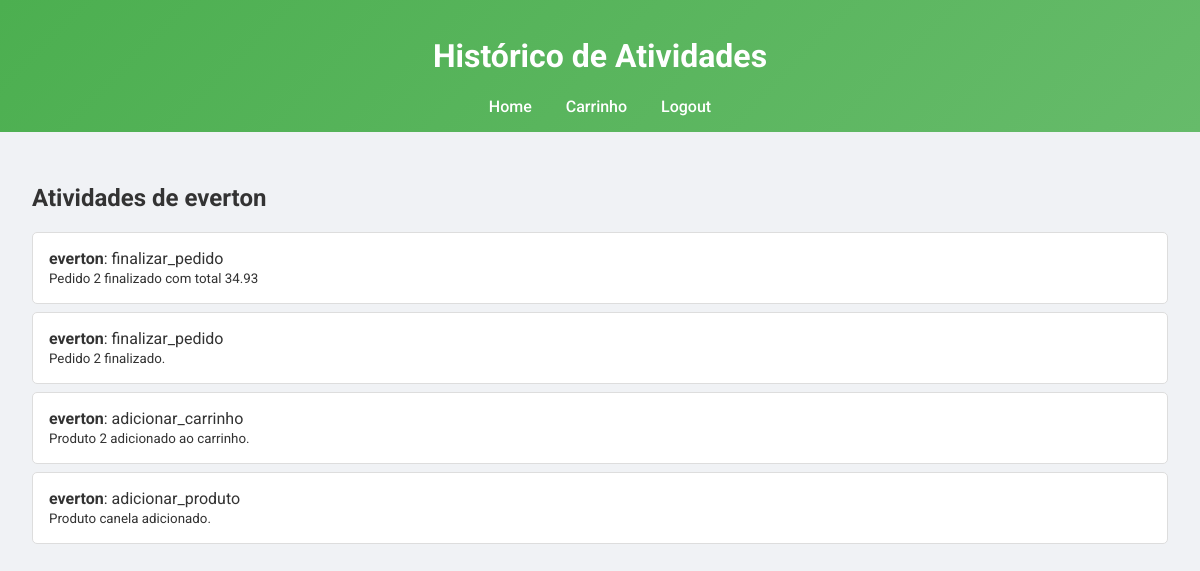
The app's page /historico (signed in) with its own data.
### tables this page shows
CREATE TABLE log_atividades (
                                    id INTEGER PRIMARY KEY AUTOINCREMENT,
                                    username TEXT NOT NULL,
                                    acao TEXT NOT NULL,
                                    detalhes TEXT,
                                    data TIMESTAMP DEFAULT CURRENT_TIMESTAMP);

### controllers.py (the view)
@bp.route('/historico')
def historico():
    if 'username' not in session:
        return redirect(url_for('bp.login'))
    username = session['username']
    atividades = LogAtividades.listar(username)
    return render_template('historico.html', atividades=atividades, username=username)

### models.py (called while the page is built)
    @staticmethod
    def get_connection():
        return sqlite3.connect(db_path)

    @staticmethod
    def listar(username):
        with DatabaseManager.get_connection() as conn:
            cursor = conn.cursor()
            cursor.execute(
                "SELECT * FROM log_atividades WHERE username = ? ORDER BY data DESC",
                (username,)
            )
            return cursor.fetchall()

### templates/historico.html (shortened to what this page needs)
<!DOCTYPE html>
<html lang="pt-BR">
<head>
    <link rel="stylesheet" href="/static/style.css">
</head>
<body>
    <header>
        <h1>Histórico de Atividades</h1>
        <nav>
            <a href="/">Home</a>
            <a href="/carrinho">Carrinho</a>
            <a href="/logout">Logout</a>
        </nav>
    </header>
    <main>
        <h2>Atividades de {{ username }}</h2>
        <ul class="historico-list">
            {% for atividade in atividades %}
            <li>
                <strong>{{ atividade[1] }}</strong>: {{ atividade[2] }}
                <br>
                <small>{{ atividade[3] }}</small>
            </li>
            {% endfor %}
        </ul>
    </main>
</body>
</html>

### static/style.css (style rules this page uses)
body { font-family: 'Roboto', sans-serif; background: #f0f2f5; color: #333; margin: 0; padding: 0; }
header { background: linear-gradient(135deg, #4CAF50, #66BB6A); color: #fff; padding: 1rem; text-align: center; }
header nav a { color: #fff; text-decoration: none; margin: 0 15px; font-weight: 500; transition: color 0.3s; }
main { padding: 2rem; max-width: 1200px; margin: 0 auto; }
.historico-list { list-style: none; padding: 0; }
.historico-list li { background: #fff; padding: 1rem; border: 1px solid #ddd; border-radius: 5px; margin-bottom: 0.5rem; }

### records on screen
log_atividades: username "everton", acao "finalizar_pedido", detalhes "Pedido 2 finalizado com total 34.93"
log_atividades: username "everton", acao "finalizar_pedido", detalhes "Pedido 2 finalizado."
log_atividades: username "everton", acao "adicionar_carrinho", detalhes "Produto 2 adicionado ao carrinho."
log_atividades: username "everton", acao "adicionar_produto", detalhes "Produto canela adicionado."

### other values on screen
{{ username }} "everton"
